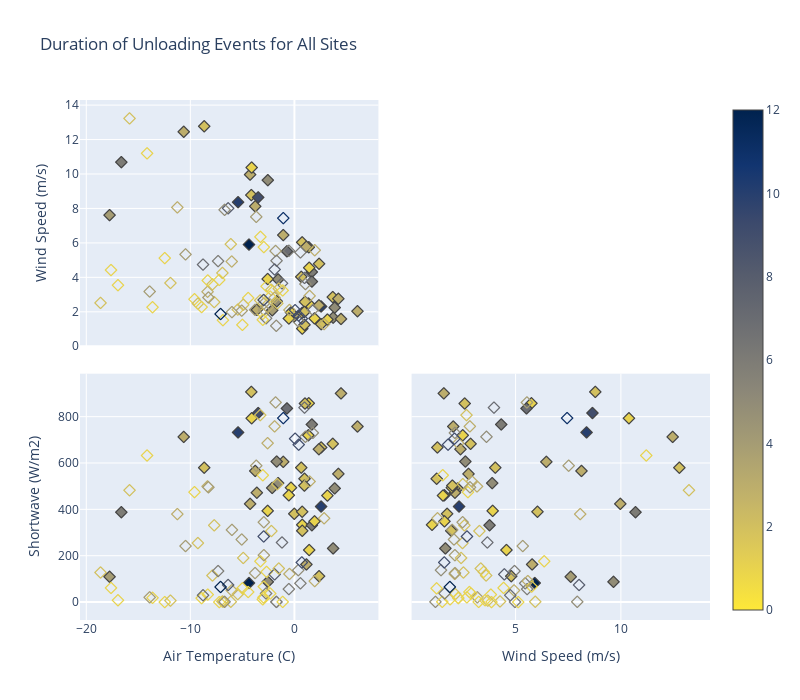

The code cell stored with this chart in its notebook:
### Code cell
# State which site we are working with 

# Some constatns 
index_vals = df_all['count']
index_symbols = df_all['TypeSymbol']
colorbar = 'cividis_r'

fig = go.Figure()
fig.add_trace(go.Splom(dimensions=[dict(label=nametemp, values=df_all['temp']),
                                   dict(label=namewind, values=df_all['windspeed']),
                                   dict(label=nameSW,   values=df_all['shortwave'])],
                                   marker=dict(color=index_vals, colorscale = colorbar, symbol = index_symbols, showscale=True, line_width=1, size=9, cmin=0, cmax=12),
                                   showlegend=False, showupperhalf=False, diagonal_visible=False))

fig.update_traces(showlegend=True, legendgroup=index_symbols, selector=dict(mode='spolm'))

fig.update_layout(title="Duration of Unloading Events for All Sites", width=800, height=700, dragmode='select')


fig.show()
